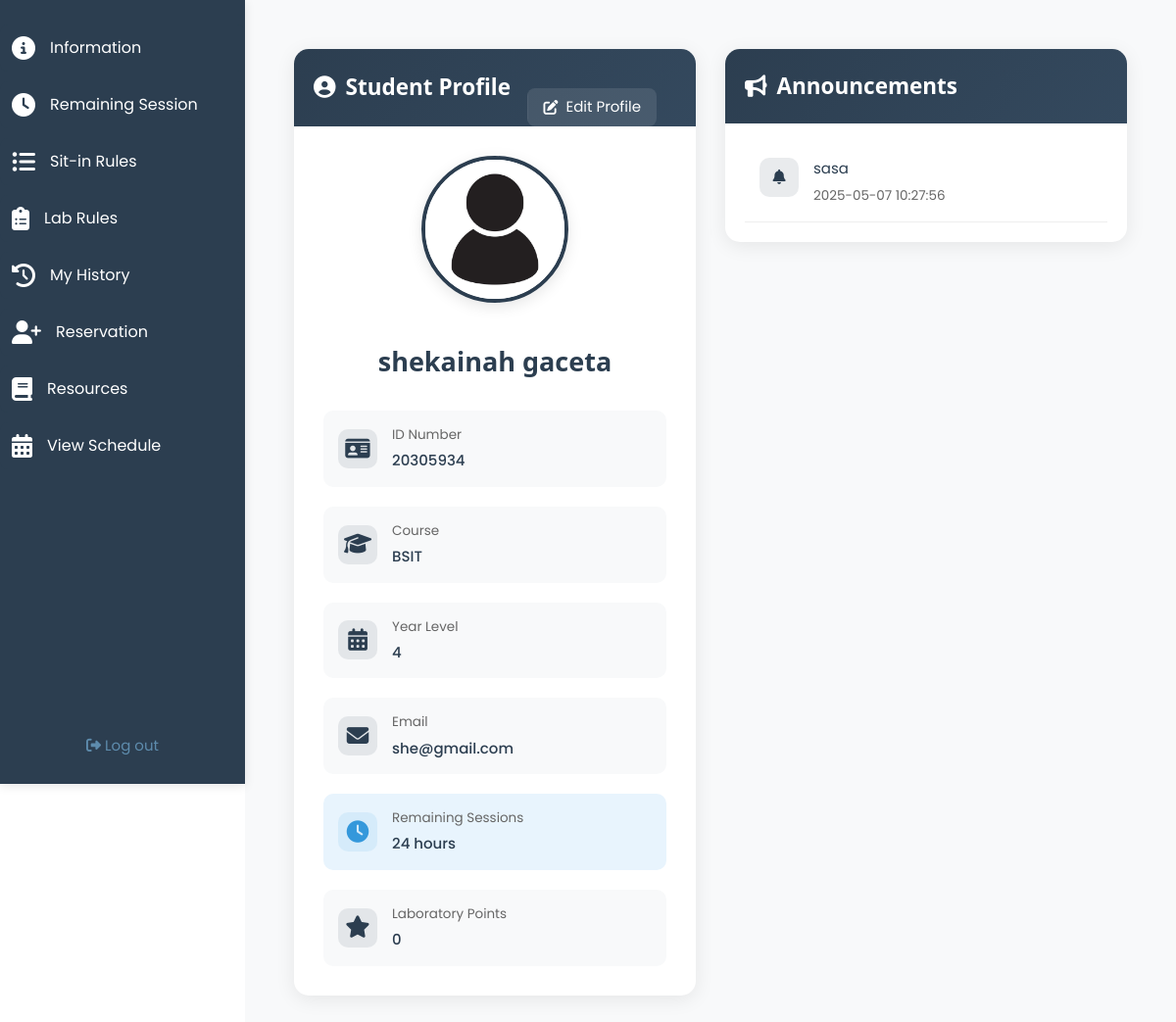
Page /information (signed in) on the committed database.
### tables this page shows
CREATE TABLE users (
                id INTEGER PRIMARY KEY AUTOINCREMENT,
                username TEXT UNIQUE NOT NULL,
                password TEXT NOT NULL,
                firstname TEXT NOT NULL,
                lastname TEXT NOT NULL,
                email TEXT UNIQUE NOT NULL,
                role TEXT NOT NULL,
                remaining_sessions INTEGER DEFAULT 0,
                points INTEGER DEFAULT 0,
                course TEXT,
                yearlvl TEXT,
                profile_pic TEXT
            , midname text);

CREATE TABLE announcements (
                id INTEGER PRIMARY KEY AUTOINCREMENT,
                announcement TEXT NOT NULL,
                date_created DATETIME NOT NULL
            );

### app.py (the view)
@app.route('/information')
def information():
    if 'username' not in session:
        flash('Please log in first.', 'error')
        return redirect(url_for('login'))
    user = dbhelper.get_user_info(session['username'])
    if not user:
        flash("User not found!", "error")
        return redirect(url_for("login"))
    points = dbhelper.get_student_points(user['id'])
    user['points'] = points
    announcements = dbhelper.get_announcements()
    return render_template('information.html', user=user, announcements=announcements)

### dbhelper.py (called while the page is built)
def get_db_connection():
    conn = sqlite3.connect(DATABASE)
    conn.row_factory = sqlite3.Row
    return conn

def get_announcements():
    conn = get_db_connection()
    cursor = conn.cursor()
    cursor.execute("""
                SELECT * FROM announcements
                ORDER BY date_created DESC
            """)
    announcements = cursor.fetchall()
    conn.close()
    return announcements

def get_student_points(student_id):
    try:
        conn = get_db_connection()
        cursor = conn.cursor()
        cursor.execute("""
            SELECT points
            FROM sit_in_history
            WHERE user_id = ?
            ORDER BY time_out DESC
            LIMIT 1
        """, (student_id,))
        result = cursor.fetchone()
        points = result[0] if result else 0
        conn.close()
        return points
    except Exception as e:
        print(f"Error getting student points: {e}")
        return 0

### templates/information.html (shortened to what this page needs)
{% extends 'dashboard.html' %}
{% block content %}
<div class="w3-container info-container">
    <div class="w3-row">
        <div class="w3-col l6 m12 s12">
            <div class="profile-card">
                <div class="profile-header">
                    <h2 style="color: white;"><i class="fas fa-user-circle" style="color: white"></i> Student Profile</h2>
                    <button type="button" class="edit-button" onclick="window.location.href='{{ url_for('edit_profile') }}'">
                        <i class="fas fa-edit"></i> Edit Profile
                    </button>
                </div>
                <div class="profile-content">
                    <div class="profile-image-container">
                        {% if user.profile_pic %}
                            <img src="{{ url_for('static', filename='uploads/' + user.profile_pic) }}" alt="Profile Picture" class="profile-image">
                        {% else %}
                            <img src="{{ url_for('static', filename='uploads/profile.jpg') }}" alt="Default Profile Picture" class="profile-image">
                        {% endif %}
                    </div>
                    <div class="student-info">
                        <h3 class="student-name">{{ user.firstname }} {{ user.lastname }}</h3>
                        <div class="info-grid">
                            <div class="info-item">
                                <i class="fas fa-id-card"></i>
                                <div class="info-content">
                                    <label>ID Number</label>
                                    <p>{{ user.id }}</p>
                                </div>
                            </div>
                            <div class="info-item">
                                <i class="fas fa-graduation-cap"></i>
                                <div class="info-content">
                                    <label>Course</label>
                                    <p>{{ user.course }}</p>
                                </div>
                            </div>
                            <div class="info-item">
                                <i class="fas fa-calendar-alt"></i>
                                <div class="info-content">
                                    <label>Year Level</label>
                                    <p>{{ user.yearlvl }}</p>
                                </div>
                            </div>
                            <div class="info-item">
                                <i class="fas fa-envelope"></i>
                                <div class="info-content">
                                    <label>Email</label>
                                    <p>{{ user.email }}</p>
                                </div>
                            </div>
                            <div class="info-item highlight">
                                <i class="fas fa-clock"></i>
                                <div class="info-content">
                                    <label>Remaining Sessions</label>
                                    <p><span id="timeRemaining">{{ user.remaining_sessions }}</span> hours</p>
                                </div>
                            </div>
                            <div class="info-item">
                                <i class="fas fa-star"></i>
                                <div class="info-content">
                                    <label>Laboratory Points</label>
                                    <p>{{ user.points}}</p>
                                </div>
                            </div>
                        </div>
                    </div>
                </div>
            </div>
        </div>
        <div class="w3-col l6 m12 s12">
            <div class="announcements-card">
                <div class="announcements-header">
                    <h2 style="color: white;">
                        <i class="fas fa-bullhorn"></i> Announcements
                    </h2>
                </div>
                <div class="announcements-content">
                    {% if announcements %}
                        {% for announcement in announcements %}
                            <div class="announcement-item">
                                <div class="announcement-icon">
                                    <i class="fas fa-bell"></i>
                                </div>
                                <div class="announcement-text">
                                    <p>{{ announcement.announcement }}</p>
                                    <small>{{ announcement.date_created }}</small>
                                </div>
                            </div>
                        {% endfor %}
                    {% else %}
                        <div class="no-announcements">
                            <i class="fas fa-info-circle"></i>
                            <p>No announcements available.</p>
                        </div>
                    {% endif %}
                </div>
            </div>
        </div>
    </div>
</div>
{% endblock %}

### static/css/w3.css (style rules this page uses)
html { box-sizing:border-box }
*,*:before,*:after { box-sizing:inherit }
html { -ms-text-size-adjust:100%;-webkit-text-size-adjust:100% }
body { margin:0 }
small { font-size:80% }
img { border-style:none }
button,input,select,textarea,optgroup { font:inherit;margin:0 }
button,input { overflow:visible }
button,select { text-transform:none }
button,[type=button],[type=reset],[type=submit] { -webkit-appearance:button }
html,body { font-family:Verdana,sans-serif;font-size:15px;line-height:1.5 }
html { overflow-x:hidden }
h2 { font-size:30px }
h3 { font-size:24px }
h1,h2,h3,h4,h5,h6 { font-family:"Segoe UI",Arial,sans-serif;font-weight:400;margin:10px 0 }
img { vertical-align:middle }
.w3-container:after,.w3-container:before,.w3-panel:after,.w3-panel:before,.w3-row:after,.w3-row:before,.w3-row-padding:after,.w3-row-padding:before, .w3-cell-row:before,.w3-cell-row:after,.w3-clear:after,.w3-clear:before,.w3-bar:before,.w3-bar:after { content:"";display:table;clear:both }
.w3-col,.w3-half,.w3-third,.w3-twothird,.w3-threequarter,.w3-quarter { float:left;width:100% }
.w3-col.s12 { width:99.99999% }
@media (min-width:601px) { .w3-col.m12 { width:99.99999% } }
@media (min-width:993px) { .w3-col.l6 { width:49.99999% } }
.w3-container,.w3-panel { padding:0.01em 16px }

### static/css/stylesheet.css (style rules this page uses)
:root { --blue-600: #003366; --blue-500: #174878; --blue-400: #2F5F8A; --blue-300: #46769B; --blue-200: #5E8CAD; --blue-100: #75A2BF; --primary-dark: var(--blue-600); --secondary-dark: var(--blue-500); --text-light: #ffffff; --accent-gold: var(--blue-200); --success-color: #28a745; --error-color: #dc3545; }
body { font-family: Poppins, sans-serif; background-color: white; }
.edit-button { position: absolute; top: 20px; right: 20px; }
.info-container { padding: 20px; }

### templates/dashboard.html (style rules this page uses)
* { font-family: 'Poppins', sans-serif; }
h2, h3 { color: #2c3e50; font-weight: 600; }

### rows in the picture
users: profile_pic (placeholder picture), firstname "shekainah", lastname "gaceta", id "20305934", course "BSIT", yearlvl "4", email "she@gmail.com", remaining_sessions "24"
announcements: announcement "sasa", date_created "2025-05-07 10:27:56"

### other values in the picture
{{ user.points }} "0"
